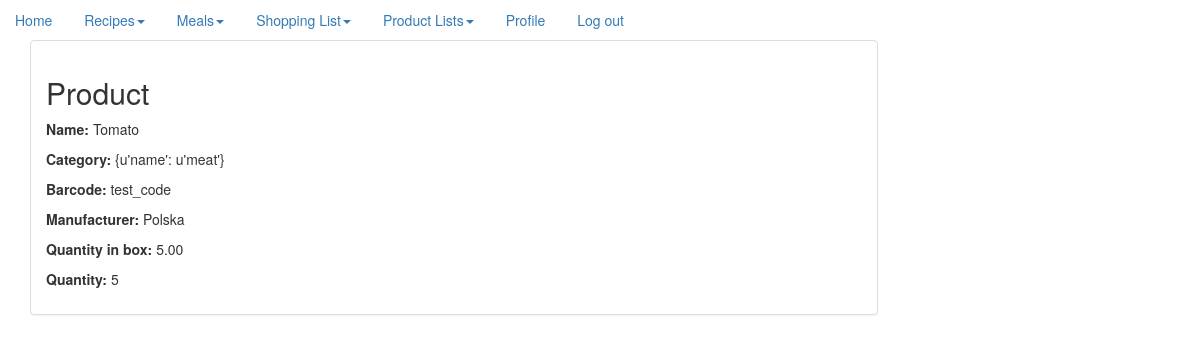
Page /product/25/ (signed in) on the committed database.
### recipe/models.py (models this page shows, shortened)
class ProductList(models.Model):
    user = models.ForeignKey(User, on_delete=models.CASCADE)
    quantity = models.IntegerField()
    items = models.ForeignKey(ProductDetails)
    card = models.CharField(max_length=1024, blank=True)
    class Meta:
        ordering = ["-id"]

class ProductDetails(models.Model):
    product = models.ForeignKey(Product)
    barcode = models.CharField(max_length=200, blank=True)
    manufacturer = models.CharField(max_length=200, blank=True)
    quantity = models.DecimalField(max_digits=5, decimal_places=2)

class Product(models.Model):
    name = models.CharField(max_length=100)
    category = models.ForeignKey(Category)

class Category(models.Model):
    name = models.CharField(max_length=20)
    def __str__(self):
        return self.name

### website/views.py (the view)
# urls.py: url(r'^product/(?P<pk>\d+)/$', show_product_list),
@login_required
def show_product_list(request, **kwargs):
    pk = int(kwargs.get('pk', None))
    try:
        list = ProductList.objects.get(id=pk)
        name = "Product"
        return render_to_response('product.html', locals(), RequestContext(request))
    except:
        return HttpResponse(status=404)

### templates/product.html
{% extends "base.html" %}
{% block content %}
    <h2>{{ name }}</h2>
    <p><b>Name: </b> {{ list.items.product.name }}</p>
    <p><b>Category: </b> {{ list.items.product.category }}</p>
    <p><b>Barcode: </b> {{ list.items.barcode }}</p>
    <p><b>Manufacturer: </b> {{ list.items.manufacturer }}</p>
    <p><b>Quantity in box: </b> {{ list.items.quantity }}</p>
    <p><b>Quantity: </b> {{ list.quantity }}</p>
{% endblock %}

### rows in the picture
ProductList: items.product.name "Tomato", items.product.category "{u'name': u'meat'}", items.barcode "test_code", items.manufacturer "Polska", items.quantity "5.00", quantity "5"

### other values in the picture
{{ name }} "Product"
